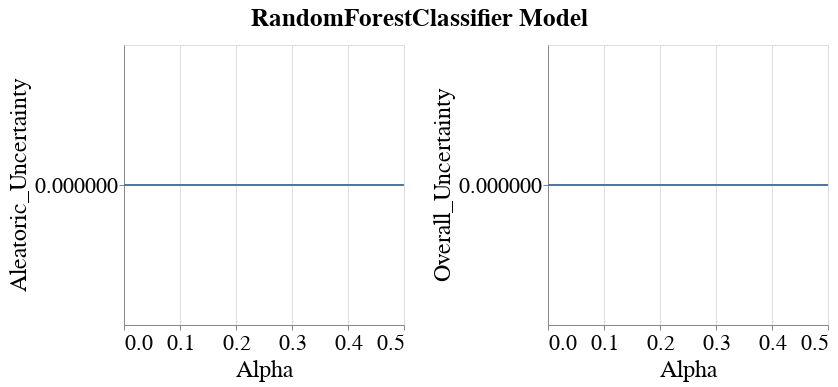

The notebook cell this image was saved under:
### Code cell
visualizer.create_subgroup_metrics_line_band_plot(model_name=MODEL_NAMES[0],
                                                  subgroup_metrics=['Aleatoric_Uncertainty', 'Overall_Uncertainty'],
                                                  subgroup='sex_dis')

### Figure 1 — Vega-Lite specification as saved in the notebook (floating-point values rounded to 4 significant figures)
{"config": {"view": {"continuousWidth": 400, "continuousHeight": 300}, "axis": {"labelFontSize": 22, "labelFontWeight": "normal", "titleFontSize": 24, "titleFontWeight": "normal"}, "legend": {"labelFontSize": 22, "symbolStrokeWidth": 10, "titleFontSize": 24}, "title": {"fontSize": 22}}, "vconcat": [{"hconcat": [{"layer": [{"mark": {"type": "errorband", "extent": "ci"}, "encoding": {"x": {"field": "Intervention_Param", "title": "Alpha", "type": "quantitative"}, "y": {"field": "Metric_Value", "scale": {"zero": false}, "title": "Aleatoric_Uncertainty", "type": "quantitative"}}}, {"mark": "line", "encoding": {"x": {"field": "Intervention_Param", "title": "Alpha", "type": "quantitative"}, "y": {"aggregate": "mean", "field": "Metric_Value", "scale": {"zero": false}, "title": "Aleatoric_Uncertainty", "type": "quantitative"}}}], "height": 280, "width": 280}, {"layer": [{"mark": {"type": "errorband", "extent": "ci"}, "encoding": {"x": {"field": "Intervention_Param", "title": "Alpha", "type": "quantitative"}, "y": {"field": "Metric_Value", "scale": {"zero": false}, "title": "Overall_Uncertainty", "type": "quantitative"}}}, {"mark": "line", "encoding": {"x": {"field": "Intervention_Param", "title": "Alpha", "type": "quantitative"}, "y": {"aggregate": "mean", "field": "Metric_Value", "scale": {"zero": false}, "title": "Overall_Uncertainty", "type": "quantitative"}}}], "data": {"name": "data-2c9017871c3f03062deaa8ef5928031d"}, "height": 280, "width": 280}]}], "data": {"name": "data-6373b3bad07de30f37dfa6d6dd3151d5"}, "title": {"text": "RandomForestClassifier Model", "anchor": "middle", "dy": -10, "fontSize": 25}, "$schema": "https://vega.github.io/schema/vega-lite/v4.17.0.json", "datasets": {"data-6373b3bad07de30f37dfa6d6dd3151d5": [{"Metric": "Aleatoric_Uncertainty", "Model_Name": "RandomForestClassifier", "Model_Params": "{'bootstrap': True, 'ccp_alpha': 0.0, 'class_weight': None, 'criterion': 'gini', 'max_depth': 10, 'max_features': 'sqrt', 'max_leaf_nodes': None, 'max_samples': None, 'min_impurity_decrease': 0.0, 'min_samples_leaf': 1, 'min_samples_split': 2, 'min_weight_fraction_leaf': 0.0, 'n_estimators': 100, 'n_jobs': None, 'oob_score': False, 'random_state': 300, 'verbose': 0, 'warm_start': False}", "Dataset_Name": "StudentPerformance", "Num_Estimators": 50, "Tag": "OK", "Record_Create_Date_Time": "2023-10-31T13:04:30.265000", "Session_Uuid": "d6928365-954d-40c7-ab91-ed709a093c26", "Experiment_Iteration": "Exp_iter_3", "Dataset_Split_Seed": 300, "Model_Init_Seed": 300, "Fair_Intervention_Params_Lst": "[0.0, 0.1, 0.2, 0.3, 0.4, 0.5]", "Intervention_Param": 0.0, "Subgroup": "sex_dis", "Metric_Value": 0.0}, {"Metric": "Aleatoric_Uncertainty", "Model_Name": "RandomForestClassifier", "Model_Params": "{'bootstrap': True, 'ccp_alpha': 0.0, 'class_weight': None, 'criterion': 'gini', 'max_depth': 10, 'max_features': 'sqrt', 'max_leaf_nodes': None, 'max_samples': None, 'min_impurity_decrease': 0.0, 'min_samples_leaf': 1, 'min_samples_split': 2, 'min_weight_fraction_leaf': 0.0, 'n_estimators': 100, 'n_jobs': None, 'oob_score': False, 'random_state': 300, 'verbose': 0, 'warm_start': False}", "Dataset_Name": "StudentPerformance", "Num_Estimators": 50, "Tag": "OK", "Record_Create_Date_Time": "2023-10-31T13:05:32.202000", "Session_Uuid": "d6928365-954d-40c7-ab91-ed709a093c26", "Experiment_Iteration": "Exp_iter_3", "Dataset_Split_Seed": 300, "Model_Init_Seed": 300, "Fair_Intervention_Params_Lst": "[0.0, 0.1, 0.2, 0.3, 0.4, 0.5]", "Intervention_Param": 0.1, "Subgroup": "sex_dis", "Metric_Value": 0.0}, {"Metric": "Aleatoric_Uncertainty", "Model_Name": "RandomForestClassifier", "Model_Params": "{'bootstrap': True, 'ccp_alpha': 0.0, 'class_weight': None, 'criterion': 'gini', 'max_depth': 10, 'max_features': 'sqrt', 'max_leaf_nodes': None, 'max_samples': None, 'min_impurity_decrease': 0.0, 'min_samples_leaf': 1, 'min_samples_split': 2, 'min_weight_fraction_leaf': 0.0, 'n_estimators': 100, 'n_jobs': None, 'oob_score': False, 'random_state': 300, 'verbose': 0, 'warm_start': False}", "Dataset_Name": "StudentPerformance", "Num_Estimators": 50, "Tag": "OK", "Record_Create_Date_Time": "2023-10-31T13:06:32.221000", "Session_Uuid": "d6928365-954d-40c7-ab91-ed709a093c26", "Experiment_Iteration": "Exp_iter_3", "Dataset_Split_Seed": 300, "Model_Init_Seed": 300, "Fair_Intervention_Params_Lst": "[0.0, 0.1, 0.2, 0.3, 0.4, 0.5]", "Intervention_Param": 0.2, "Subgroup": "sex_dis", "Metric_Value": 0.0}, {"Metric": "Aleatoric_Uncertainty", "Model_Name": "RandomForestClassifier", "Model_Params": "{'bootstrap': True, 'ccp_alpha': 0.0, 'class_weight': None, 'criterion': 'gini', 'max_depth': 10, 'max_features': 'sqrt', 'max_leaf_nodes': None, 'max_samples': None, 'min_impurity_decrease': 0.0, 'min_samples_leaf': 1, 'min_samples_split': 2, 'min_weight_fraction_leaf': 0.0, 'n_estimators': 100, 'n_jobs': None, 'oob_score': False, 'random_state': 300, 'verbose': 0, 'warm_start': False}", "Dataset_Name": "StudentPerformance", "Num_Estimators": 50, "Tag": "OK", "Record_Create_Date_Time": "2023-10-31T13:07:18.756000", "Session_Uuid": "d6928365-954d-40c7-ab91-ed709a093c26", "Experiment_Iteration": "Exp_iter_3", "Dataset_Split_Seed": 300, "Model_Init_Seed": 300, "Fair_Intervention_Params_Lst": "[0.0, 0.1, 0.2, 0.3, 0.4, 0.5]", "Intervention_Param": 0.3, "Subgroup": "sex_dis", "Metric_Value": 0.0}, {"Metric": "Aleatoric_Uncertainty", "Model_Name": "RandomForestClassifier", "Model_Params": "{'bootstrap': True, 'ccp_alpha': 0.0, 'class_weight': None, 'criterion': 'gini', 'max_depth': 10, 'max_features': 'sqrt', 'max_leaf_nodes': None, 'max_samples': None, 'min_impurity_decrease': 0.0, 'min_samples_leaf': 1, 'min_samples_split': 2, 'min_weight_fraction_leaf': 0.0, 'n_estimators': 100, 'n_jobs': None, 'oob_score': False, 'random_state': 300, 'verbose': 0, 'warm_start': False}", "Dataset_Name": "StudentPerformance", "Num_Estimators": 50, "Tag": "OK", "Record_Create_Date_Time": "2023-10-31T13:08:16.227000", "Session_Uuid": "d6928365-954d-40c7-ab91-ed709a093c26", "Experiment_Iteration": "Exp_iter_3", "Dataset_Split_Seed": 300, "Model_Init_Seed": 300, "Fair_Intervention_Params_Lst": "[0.0, 0.1, 0.2, 0.3, 0.4, 0.5]", "Intervention_Param": 0.4, "Subgroup": "sex_dis", "Metric_Value": 0.0}, {"Metric": "Aleatoric_Uncertainty", "Model_Name": "RandomForestClassifier", "Model_Params": "{'bootstrap': True, 'ccp_alpha': 0.0, 'class_weight': None, 'criterion': 'gini', 'max_depth': 10, 'max_features': 'sqrt', 'max_leaf_nodes': None, 'max_samples': None, 'min_impurity_decrease': 0.0, 'min_samples_leaf': 1, 'min_samples_split': 2, 'min_weight_fraction_leaf': 0.0, 'n_estimators': 100, 'n_jobs': None, 'oob_score': False, 'random_state': 300, 'verbose': 0, 'warm_start': False}", "Dataset_Name": "StudentPerformance", "Num_Estimators": 50, "Tag": "OK", "Record_Create_Date_Time": "2023-10-31T13:09:05.414000", "Session_Uuid": "d6928365-954d-40c7-ab91-ed709a093c26", "Experiment_Iteration": "Exp_iter_3", "Dataset_Split_Seed": 300, "Model_Init_Seed": 300, "Fair_Intervention_Params_Lst": "[0.0, 0.1, 0.2, 0.3, 0.4, 0.5]", "Intervention_Param": 0.5, "Subgroup": "sex_dis", "Metric_Value": 0.0}], "data-2c9017871c3f03062deaa8ef5928031d": [{"Metric": "Overall_Uncertainty", "Model_Name": "RandomForestClassifier", "Model_Params": "{'bootstrap': True, 'ccp_alpha': 0.0, 'class_weight': None, 'criterion': 'gini', 'max_depth': 10, 'max_features': 'sqrt', 'max_leaf_nodes': None, 'max_samples': None, 'min_impurity_decrease': 0.0, 'min_samples_leaf': 1, 'min_samples_split': 2, 'min_weight_fraction_leaf': 0.0, 'n_estimators': 100, 'n_jobs': None, 'oob_score': False, 'random_state': 300, 'verbose': 0, 'warm_start': False}", "Dataset_Name": "StudentPerformance", "Num_Estimators": 50, "Tag": "OK", "Record_Create_Date_Time": "2023-10-31T13:04:30.265000", "Session_Uuid": "d6928365-954d-40c7-ab91-ed709a093c26", "Experiment_Iteration": "Exp_iter_3", "Dataset_Split_Seed": 300, "Model_Init_Seed": 300, "Fair_Intervention_Params_Lst": "[0.0, 0.1, 0.2, 0.3, 0.4, 0.5]", "Intervention_Param": 0.0, "Subgroup": "sex_dis", "Metric_Value": 0.0}, {"Metric": "Overall_Uncertainty", "Model_Name": "RandomForestClassifier", "Model_Params": "{'bootstrap': True, 'ccp_alpha': 0.0, 'class_weight': None, 'criterion': 'gini', 'max_depth': 10, 'max_features': 'sqrt', 'max_leaf_nodes': None, 'max_samples': None, 'min_impurity_decrease': 0.0, 'min_samples_leaf': 1, 'min_samples_split': 2, 'min_weight_fraction_leaf': 0.0, 'n_estimators': 100, 'n_jobs': None, 'oob_score': False, 'random_state': 300, 'verbose': 0, 'warm_start': False}", "Dataset_Name": "StudentPerformance", "Num_Estimators": 50, "Tag": "OK", "Record_Create_Date_Time": "2023-10-31T13:05:32.202000", "Session_Uuid": "d6928365-954d-40c7-ab91-ed709a093c26", "Experiment_Iteration": "Exp_iter_3", "Dataset_Split_Seed": 300, "Model_Init_Seed": 300, "Fair_Intervention_Params_Lst": "[0.0, 0.1, 0.2, 0.3, 0.4, 0.5]", "Intervention_Param": 0.1, "Subgroup": "sex_dis", "Metric_Value": 0.0}, {"Metric": "Overall_Uncertainty", "Model_Name": "RandomForestClassifier", "Model_Params": "{'bootstrap': True, 'ccp_alpha': 0.0, 'class_weight': None, 'criterion': 'gini', 'max_depth': 10, 'max_features': 'sqrt', 'max_leaf_nodes': None, 'max_samples': None, 'min_impurity_decrease': 0.0, 'min_samples_leaf': 1, 'min_samples_split': 2, 'min_weight_fraction_leaf': 0.0, 'n_estimators': 100, 'n_jobs': None, 'oob_score': False, 'random_state': 300, 'verbose': 0, 'warm_start': False}", "Dataset_Name": "StudentPerformance", "Num_Estimators": 50, "Tag": "OK", "Record_Create_Date_Time": "2023-10-31T13:06:32.221000", "Session_Uuid": "d6928365-954d-40c7-ab91-ed709a093c26", "Experiment_Iteration": "Exp_iter_3", "Dataset_Split_Seed": 300, "Model_Init_Seed": 300, "Fair_Intervention_Params_Lst": "[0.0, 0.1, 0.2, 0.3, 0.4, 0.5]", "Intervention_Param": 0.2, "Subgroup": "sex_dis", "Metric_Value": 0.0}, {"Metric": "Overall_Uncertainty", "Model_Name": "RandomForestClassifier", "Model_Params": "{'bootstrap': True, 'ccp_alpha': 0.0, 'class_weight': None, 'criterion': 'gini', 'max_depth': 10, 'max_features': 'sqrt', 'max_leaf_nodes': None, 'max_samples': None, 'min_impurity_decrease': 0.0, 'min_samples_leaf': 1, 'min_samples_split': 2, 'min_weight_fraction_leaf': 0.0, 'n_estimators': 100, 'n_jobs': None, 'oob_score': False, 'random_state': 300, 'verbose': 0, 'warm_start': False}", "Dataset_Name": "StudentPerformance", "Num_Estimators": 50, "Tag": "OK", "Record_Create_Date_Time": "2023-10-31T13:07:18.756000", "Session_Uuid": "d6928365-954d-40c7-ab91-ed709a093c26", "Experiment_Iteration": "Exp_iter_3", "Dataset_Split_Seed": 300, "Model_Init_Seed": 300, "Fair_Intervention_Params_Lst": "[0.0, 0.1, 0.2, 0.3, 0.4, 0.5]", "Intervention_Param": 0.3, "Subgroup": "sex_dis", "Metric_Value": 0.0}, {"Metric": "Overall_Uncertainty", "Model_Name": "RandomForestClassifier", "Model_Params": "{'bootstrap': True, 'ccp_alpha': 0.0, 'class_weight': None, 'criterion': 'gini', 'max_depth': 10, 'max_features': 'sqrt', 'max_leaf_nodes': None, 'max_samples': None, 'min_impurity_decrease': 0.0, 'min_samples_leaf': 1, 'min_samples_split': 2, 'min_weight_fraction_leaf': 0.0, 'n_estimators': 100, 'n_jobs': None, 'oob_score': False, 'random_state': 300, 'verbose': 0, 'warm_start': False}", "Dataset_Name": "StudentPerformance", "Num_Estimators": 50, "Tag": "OK", "Record_Create_Date_Time": "2023-10-31T13:08:16.227000", "Session_Uuid": "d6928365-954d-40c7-ab91-ed709a093c26", "Experiment_Iteration": "Exp_iter_3", "Dataset_Split_Seed": 300, "Model_Init_Seed": 300, "Fair_Intervention_Params_Lst": "[0.0, 0.1, 0.2, 0.3, 0.4, 0.5]", "Intervention_Param": 0.4, "Subgroup": "sex_dis", "Metric_Value": 0.0}, {"Metric": "Overall_Uncertainty", "Model_Name": "RandomForestClassifier", "Model_Params": "{'bootstrap': True, 'ccp_alpha': 0.0, 'class_weight': None, 'criterion': 'gini', 'max_depth': 10, 'max_features': 'sqrt', 'max_leaf_nodes': None, 'max_samples': None, 'min_impurity_decrease': 0.0, 'min_samples_leaf': 1, 'min_samples_split': 2, 'min_weight_fraction_leaf': 0.0, 'n_estimators': 100, 'n_jobs': None, 'oob_score': False, 'random_state': 300, 'verbose': 0, 'warm_start': False}", "Dataset_Name": "StudentPerformance", "Num_Estimators": 50, "Tag": "OK", "Record_Create_Date_Time": "2023-10-31T13:09:05.414000", "Session_Uuid": "d6928365-954d-40c7-ab91-ed709a093c26", "Experiment_Iteration": "Exp_iter_3", "Dataset_Split_Seed": 300, "Model_Init_Seed": 300, "Fair_Intervention_Params_Lst": "[0.0, 0.1, 0.2, 0.3, 0.4, 0.5]", "Intervention_Param": 0.5, "Subgroup": "sex_dis", "Metric_Value": 0.0}]}}
